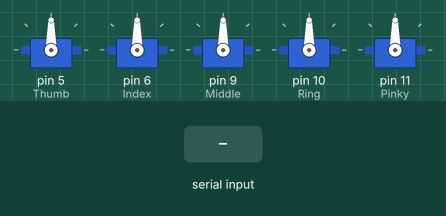
The sketch below on a simulated Arduino Uno, built with avr-gcc and run on an emulated ATmega328P. On the bench: 5 × servo. The inputs (shaded band) are chosen by the test bench.

Above: at 1.2 s.
1.3 s: "c" received over Serial
At 2.1 s:
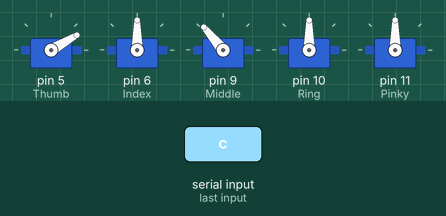
2.8 s: "1" received over Serial
At 3.5 s:
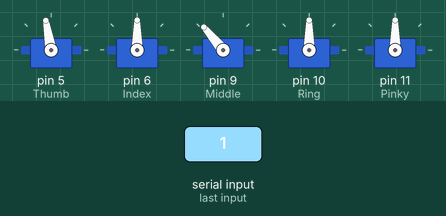
Timing chart, 0 to 5.8 s (numbered marks = the images above; inputs shaded):
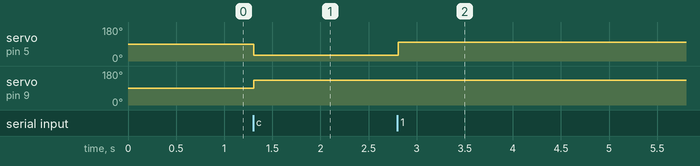

Measured:
- after the input at 1.3 s, servo on pin 5 (Thumb): 90° → 30° at once; servo on pin 9 (Middle): 90° → 130° at once
- after the input at 2.8 s, servo on pin 5 (Thumb): 30° → 100° at once

The sketch:

AHand_lessDelay.ino
```cpp
#include<Servo.h>

Servo Thumb, Index, Middle, Ring, Pinky;
//char specifier;
//int input;
char t,i,m,r,p;
int tt = 90;
int ii = 90;
int mm = 90;
int rr = 90;
int pp = 90;

void setup() {
  Serial.begin(9600);
  Thumb.attach(5);
  Index.attach(6);
  Middle.attach(9);
  Ring.attach(10);
  Pinky.attach(11);
}

void loop() {
  if(Serial.available())
  {
    t = Serial.read();
    i = Serial.read();
    m = Serial.read();
    r = Serial.read();
    p = Serial.read();

    if(t=='c') {
      tt = 30;
    } else {
      tt = 100;
    }

    if(i=='c') {
      ii = 0;
    } else {
      ii = 90;
    }

    if(m=='c') {
      mm = 0;
    } else {
      mm = 130;
    }

    if(r=='c') {
      rr = 0;
    } else {
      rr = 90;
    }

    if(p=='c') {
      pp = 0;
    } else {
      pp = 90;
    }
  }
  Thumb.write(tt);
  Index.write(ii);
  Middle.write(mm);
  Ring.write(rr);
  Pinky.write(180-pp);
  delay(100);
}
```
